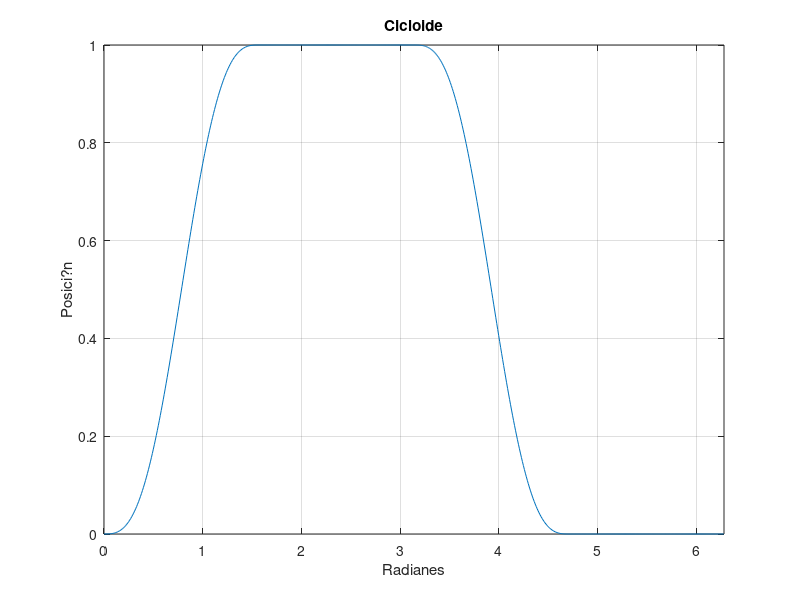
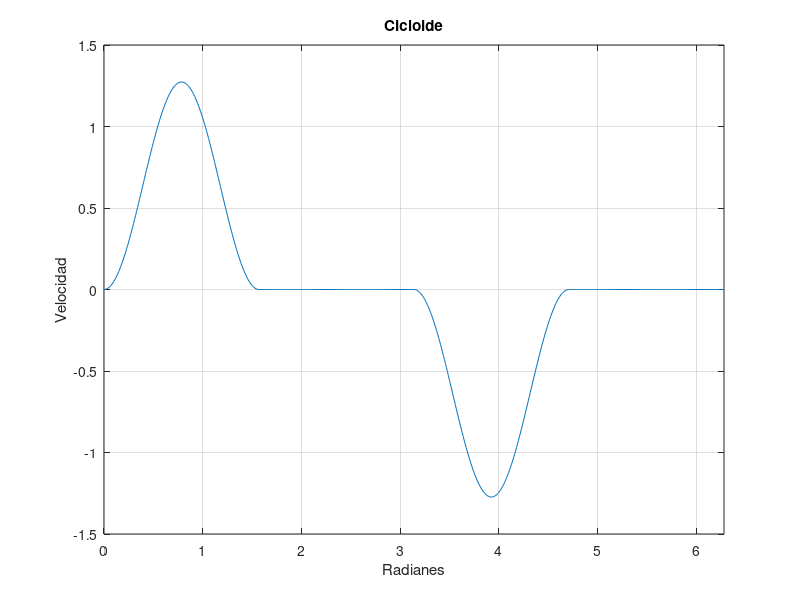
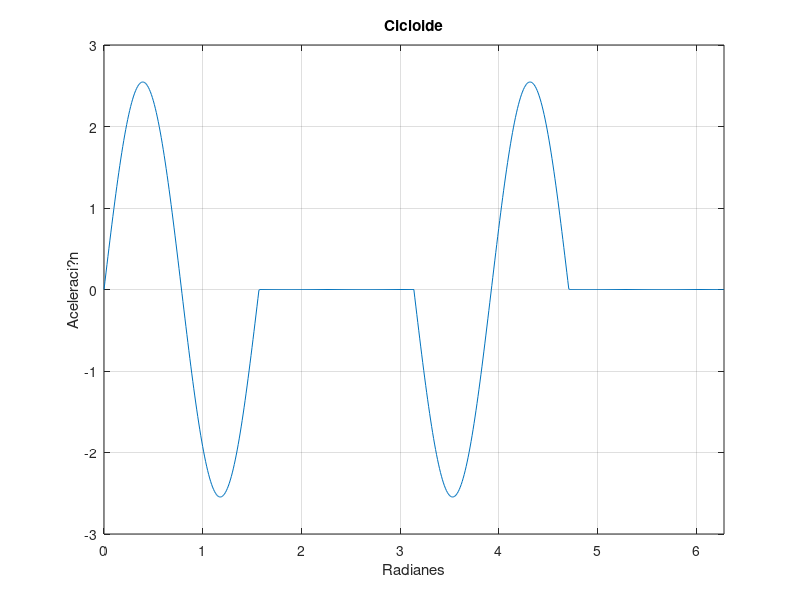
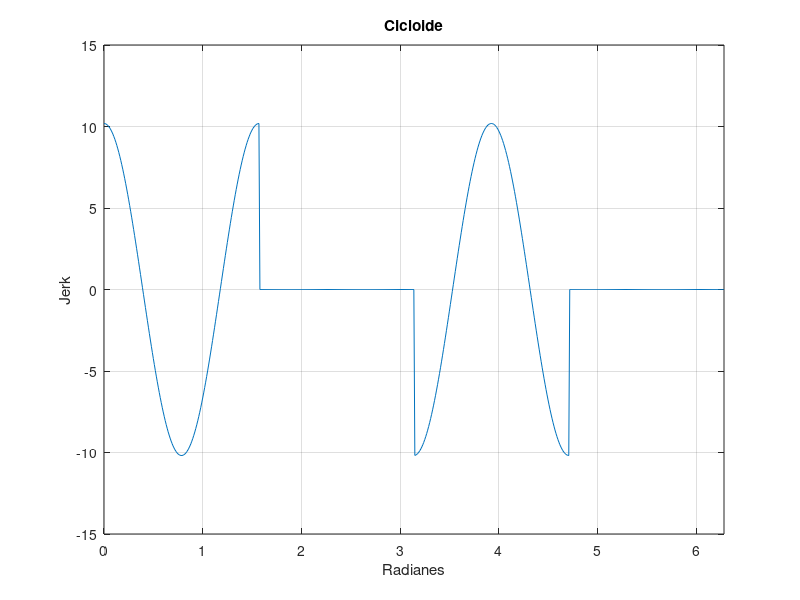

MATLAB code for these plots, in order:
clc
clear all
close all
%% Cicloide:
h = 1;
b = pi/2;
t = 0:0.01:b;
n = length(t);
%% Fase de subida:
s1 = - h*sin(2*pi*t/b)/(2*pi) + h*t/b;
v1 = - h*cos(2*pi*t/b)/b + h/b;
a1 = 2*pi*h*sin(2*pi*t/b)/b^2;
j1 = 4*pi^2*cos(2*pi*t/b)/b^3;
%% Fase plana alto:
s2 = h*ones(1,n);
v2 = 0*s2;
a2 = v2;
j2 = a2;
%% Fase de bajada:
s3 = h*sin(2*pi*t/b)/(2*pi) - h*t/b + h;
v3 = h*cos(2*pi*t/b)/b - h/b;
a3 = - 2*pi*h*sin(2*pi*t/b)/b^2;
j3 = - 4*pi^2*cos(2*pi*t/b)/b^3;
%% Resultado total:
T = 0:0.01:4*b;
S = [s1,s2(2:n),s3(2:n),v2(2:n)];
V = [v1,v2(2:n),v3(2:n),v2(2:n)];
A = [a1,a2(2:n),a3(2:n),a2(2:n)];
J = [j1,j2(2:n),j3(2:n),j2(2:n)];
%% Grafica:
figure
plot(T,S)
title('Cicloide')
ylabel('Posici?n')
xlabel('Radianes')
xlim([0,2*pi])
grid on
figure
plot(T,V)
title('Cicloide')
ylabel('Velocidad')
xlabel('Radianes')
xlim([0,2*pi])
grid on
figure
plot(T,A)
title('Cicloide')
ylabel('Aceleraci?n')
xlabel('Radianes')
xlim([0,2*pi])
grid on
figure
plot(T,J)
title('Cicloide')
ylabel('Jerk')
xlabel('Radianes')
xlim([0,2*pi])
grid on
%% Diseno de leva:
Rp = 1;
A = atan(V./(S+Rp)).*180./(2*pi);
figure
plot(T,A)
title('Rp = 1')
ylabel('Angulo de presion')
xlabel('Radianes')
grid on
xlim([0,2*pi])
Rp = 2;
A = atan(V./(S+Rp)).*180./(2*pi);
figure
plot(T,A)
title('Rp = 2')
ylabel('Angulo de presion')
xlabel('Radianes')
grid on
xlim([0,2*pi])
%% Construir leva:
im = zeros(250,250);
for i = 1:length(S)
    x = round( (S(i)*25+50)*cos(T(i)) );
    y = round( (S(i)*25+50)*sin(T(i)) );
    im(125+x,125+y) = 255;
end
im(124:126,124:126) = 255*ones(3);
figure
imshow(im/255)